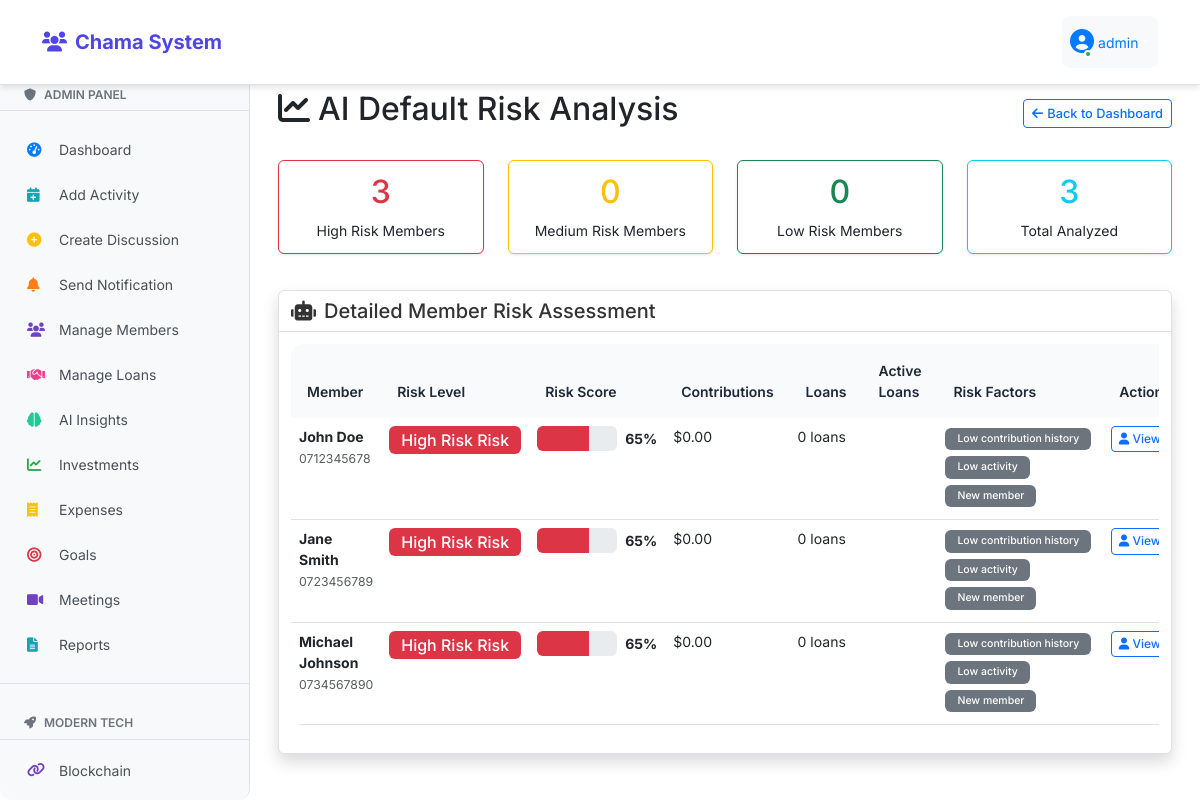
/admin/risk-analysis (signed in), run on the app's committed database.
### fixed_app.py (models this page shows, shortened)
class User(db.Model, UserMixin):
    id = db.Column(db.Integer, primary_key=True)
    username = db.Column(db.String(80), unique=True, nullable=False)
    password = db.Column(db.String(200), nullable=False)
    is_admin = db.Column(db.Boolean, default=False)
    last_seen = db.Column(db.DateTime, default=datetime.utcnow)
    is_online = db.Column(db.Boolean, default=False)
    members = db.relationship('Member', backref='user', lazy=True)

class Member(db.Model):
    id = db.Column(db.Integer, primary_key=True)
    name = db.Column(db.String(100), nullable=False)
    phone = db.Column(db.String(20), nullable=False, unique=True)
    email = db.Column(db.String(100))
    join_date = db.Column(db.DateTime, default=datetime.utcnow)
    status = db.Column(db.String(20), default='Active')
    user_id = db.Column(db.Integer, db.ForeignKey('user.id'))

### fixed_app.py (the view)
@app.route('/admin/risk-analysis')
@login_required
@admin_required
def admin_risk_analysis():
    risk_analysis = calculate_risk_analysis()
    return render_template('admin/risk_analysis.html', risk_analysis=risk_analysis)

### fixed_app.py (called while the page is built)
@login_manager.user_loader
def load_user(user_id):
    return db.session.get(User, int(user_id))

@app.context_processor
def inject_counts():
    if current_user.is_authenticated:
        unread_count = Notification.query.filter_by(user_id=current_user.id, is_read=False).count()
        discussion_count = Discussion.query.count()
        return dict(unread_notifications_count=unread_count, discussion_count=discussion_count)
    return dict(unread_notifications_count=0, discussion_count=0)

def admin_required(f):
    @wraps(f)
    def decorated_function(*args, **kwargs):
        if not current_user.is_admin:
            return render_template('access_denied.html'), 403
        return f(*args, **kwargs)
    return decorated_function

### templates/admin/risk_analysis.html (shortened to what this page needs)
{% extends "base.html" %}
{% block content %}
<div class="container-fluid">
    <div class="d-flex justify-content-between align-items-center mb-4">
        <h2><i class="fas fa-chart-line me-2"></i>AI Default Risk Analysis</h2>
        <a href="{{ url_for('admin_dashboard') }}" class="btn btn-outline-primary">
            <i class="fas fa-arrow-left me-1"></i>Back to Dashboard
        </a>
    </div>
    <div class="row mb-4">
        <div class="col-md-3">
            <div class="card border-danger">
                <div class="card-body text-center">
                    <h2 class="text-danger">{{ risk_analysis.summary.high_risk }}</h2>
                    <p class="mb-0">High Risk Members</p>
                </div>
            </div>
        </div>
        <div class="col-md-3">
            <div class="card border-warning">
                <div class="card-body text-center">
                    <h2 class="text-warning">{{ risk_analysis.summary.medium_risk }}</h2>
                    <p class="mb-0">Medium Risk Members</p>
                </div>
            </div>
        </div>
        <div class="col-md-3">
            <div class="card border-success">
                <div class="card-body text-center">
                    <h2 class="text-success">{{ risk_analysis.summary.low_risk }}</h2>
                    <p class="mb-0">Low Risk Members</p>
                </div>
            </div>
        </div>
        <div class="col-md-3">
            <div class="card border-info">
                <div class="card-body text-center">
                    <h2 class="text-info">{{ risk_analysis.summary.total_analyzed }}</h2>
                    <p class="mb-0">Total Analyzed</p>
                </div>
            </div>
        </div>
    </div>
    <div class="card shadow">
        <div class="card-header bg-primary text-white">
            <h5 class="mb-0"><i class="fas fa-robot me-2"></i>Detailed Member Risk Assessment</h5>
        </div>
        <div class="card-body">
            <div class="table-responsive">
                <table class="table table-hover">
                    <thead class="table-dark">
                        <tr>
                            <th>Member</th>
                            <th>Risk Level</th>
                            <th>Risk Score</th>
                            <th>Contributions</th>
                            <th>Loans</th>
                            <th>Active Loans</th>
                            <th>Risk Factors</th>
                            <th>Actions</th>
                        </tr>
                    </thead>
                    <tbody>
                        {% for prediction in risk_analysis.predictions %}
                        <tr class="{% if prediction.risk_level == 'High' %}table-danger{% elif prediction.risk_level == 'Medium' %}table-warning{% endif %}">
                            <td>
                                <strong>{{ prediction.member.name }}</strong>
                                <br><small class="text-muted">{{ prediction.member.phone }}</small>
                            </td>
                            <td>
                                <span class="badge bg-{{ prediction.risk_color }} fs-6">
                                    {{ prediction.risk_level }} Risk
                                </span>
                            </td>
                            <td>
                                <div class="d-flex align-items-center">
                                    <div class="progress me-2" style="width: 80px; height: 25px;">
                                        <div class="progress-bar bg-{{ prediction.risk_color }}"
                                             style="width: {{ prediction.risk_score }}%">
                                        </div>
                                    </div>
                                    <span class="fw-bold">{{ prediction.risk_score }}%</span>
                                </div>
                            </td>
                            <td>${{ "%.2f"|format(prediction.total_contributions) }}</td>
                            <td>{{ prediction.loan_count }} loans</td>
                            <td>
                            </td>
                            <td>
                                {% for factor in prediction.risk_factors %}
                                    <span class="badge bg-secondary me-1 mb-1">{{ factor }}</span>
                                {% endfor %}
                            </td>
                            <td>
                                {% if prediction.risk_level == 'High' %}
                                    <button class="btn btn-sm btn-warning" onclick="reviewMember({{ prediction.member.id }})">
                                        <i class="fas fa-eye"></i> Review
                                    </button>
                                {% else %}
                                    <button class="btn btn-sm btn-outline-primary" onclick="viewMember({{ prediction.member.id }})">
                                        <i class="fas fa-user"></i> View
                                    </button>
                                {% endif %}
                            </td>
                        </tr>
                        {% endfor %}
                    </tbody>
                </table>
            </div>
        </div>
    </div>
</div>
{% endblock %}

### templates/navbar.html (shortened to what this page needs)
<nav class="navbar navbar-expand-lg navbar-dark bg-primary">
    <div class="container">
        <a class="navbar-brand" href="{{ url_for('index') }}">
            <i class="fas fa-users me-2"></i>Chama System
        </a>
        <div class="collapse navbar-collapse" id="navbarNav">
            {% if current_user.is_authenticated %}
            <ul class="navbar-nav me-auto">
                <li class="nav-item">
                    <a class="nav-link {% if request.path == url_for('index') %}active{% endif %}" href="{{ url_for('index') }}">
                        <i class="fas fa-home me-1"></i>Home
                    </a>
                </li>
                <li class="nav-item">
                    <a class="nav-link {% if request.path == url_for('contributions') %}active{% endif %}" href="{{ url_for('contributions') }}">
                        <i class="fas fa-money-bill-wave me-1"></i>Contributions
                    </a>
                </li>
                <li class="nav-item">
                    <a class="nav-link {% if request.path == url_for('discussions') %}active{% endif %}" href="{{ url_for('discussions') }}">
                        <i class="fas fa-comments me-1"></i>Discussions
                    </a>
                </li>
                <li class="nav-item dropdown">
                    <a class="nav-link dropdown-toggle" href="#" id="menuDropdown" role="button" data-bs-toggle="dropdown">
                        <i class="fas fa-bars me-1"></i>Menu
                    </a>
                </li>
                {% if current_user.is_admin %}
                <li class="nav-item dropdown">
                    <a class="nav-link dropdown-toggle" href="#" id="adminDropdown" role="button" data-bs-toggle="dropdown">
                        <i class="fas fa-shield-alt me-1"></i>Admin
                    </a>
                </li>
                {% endif %}
            </ul>
            <ul class="navbar-nav">
                <li class="nav-item dropdown">
                    <a class="nav-link dropdown-toggle user-dropdown" href="#" id="navbarDropdown" role="button"
                       data-bs-toggle="dropdown" aria-expanded="false">
                        <div class="user-avatar">
                            <i class="fas fa-user-circle"></i>
                            <span class="online-dot"></span>
                        </div>
                        <span class="ms-1" style="color: #007bff;">{{ current_user.username }}</span>
                    </a>
                </li>
            </ul>
            {% endif %}
        </div>
    </div>
</nav>

### static/modern-ui.css (style rules this page uses)
:root { --primary: #4f46e5; --secondary: #6b7280; --success: #10b981; --warning: #f59e0b; --danger: #ef4444; --info: #3b82f6; --light: #f8fafc; --dark: #1f2937; --border-radius: 12px; --shadow: 0 4px 6px -1px rgba(0, 0, 0, 0.1); --shadow-lg: 0 10px 15px -3px rgba(0, 0, 0, 0.1); }
body { font-family: 'Inter', -apple-system, BlinkMacSystemFont, sans-serif; background: white; min-height: 100vh; }
.card { border: none; border-radius: var(--border-radius); box-shadow: var(--shadow); transition: all 0.3s ease; }
.card-header { background: white; border-bottom: 1px solid #e5e7eb; border-radius: var(--border-radius) var(--border-radius) 0 0 !important; padding: 1.25rem; }
.card-body { padding: 1.5rem; }
.btn { border-radius: 8px; font-weight: 500; padding: 0.5rem 1rem; transition: all 0.2s ease; }
.navbar { background: white !important; box-shadow: var(--shadow); padding: 1rem 0; }
.navbar-brand { font-weight: 700; color: var(--primary) !important; }
.table { border-radius: var(--border-radius); overflow: hidden; }
.table thead th { background: var(--light); border: none; font-weight: 600; color: var(--dark); padding: 1rem; }
.badge { border-radius: 6px; font-weight: 500; padding: 0.375rem 0.75rem; }

### templates/base.html (style rules this page uses)
body { background-color: white; font-size: 14px; }
.navbar { position: fixed; top: 0; left: 0; right: 0; z-index: 1030; margin-bottom: 0; background-color: white !important; border-bottom: 1px solid #dee2e6; }
.card-header.bg-primary, .bg-primary { background-color: white !important; color: #333 !important; border-bottom: 1px solid #dee2e6; }
.user-dropdown { background-color: #f8f9fa !important; border-radius: 8px; padding: 0.5rem 1rem; }
body { padding-top: 70px; }
.btn { padding: 0.25rem 0.5rem; font-size: 0.8rem; min-height: auto; border-radius: 0.25rem; }
.btn-sm { padding: 0.2rem 0.4rem; font-size: 0.75rem; }
.card { border-radius: 0.375rem !important; border: 1px solid #dee2e6; margin-bottom: 0.75rem; box-shadow: 0 1px 3px rgba(0,0,0,0.1); max-width: 400px; }
.container-fluid .card, .main-content .card:not(.auth-card) { max-width: 100%; }
.card-body { padding: 0.75rem; }
.card-header { padding: 0.5rem 0.75rem; background-color: #f8f9fa; border-bottom: 1px solid #dee2e6; font-weight: 600; font-size: 0.9rem; }
.card-header:nth-child(1) { background-color: rgba(0,123,255,0.1); }
.card:nth-child(3) .card-header { background-color: rgba(255,193,7,0.1); }

### templates/navbar.html (style rules this page uses)
.user-dropdown { display: flex; align-items: center; }
.user-avatar { position: relative; display: inline-block; color: #007bff; font-size: 1.5rem; }
.online-dot { position: absolute; bottom: 2px; right: 2px; width: 8px; height: 8px; background-color: #28a745; border: 2px solid white; border-radius: 50%; animation: pulse-dot 2s infinite; }

### templates/admin/risk_analysis.html (style rules this page uses)
.fs-6 { font-size: 0.875rem; }
.progress { background-color: #e9ecef; }

### data on the page
User: username "admin"
Member: member.name "John Doe", member.phone "0712345678"
Member: member.name "Jane Smith", member.phone "0723456789"
Member: member.name "Michael Johnson", member.phone "0734567890"

### other printed values
{{ risk_analysis.summary.high_risk }} "3"
{{ risk_analysis.summary.medium_risk }} "0"
{{ risk_analysis.summary.low_risk }} "0"
{{ risk_analysis.summary.total_analyzed }} "3"
{{ prediction.risk_level }} "High Risk" "High Risk" "High Risk"
{{ prediction.risk_score }} "65" "65" "65"
{{ "%.2f"|format(prediction.total_contributions) }} "0.00" "0.00" "0.00"
{{ prediction.loan_count }} "0" "0" "0"
{{ factor }} "Low contribution history" "Low activity" "New member" "Low contribution history" "Low activity" "New member" "Low contribution history" "Low activity" "New member"
